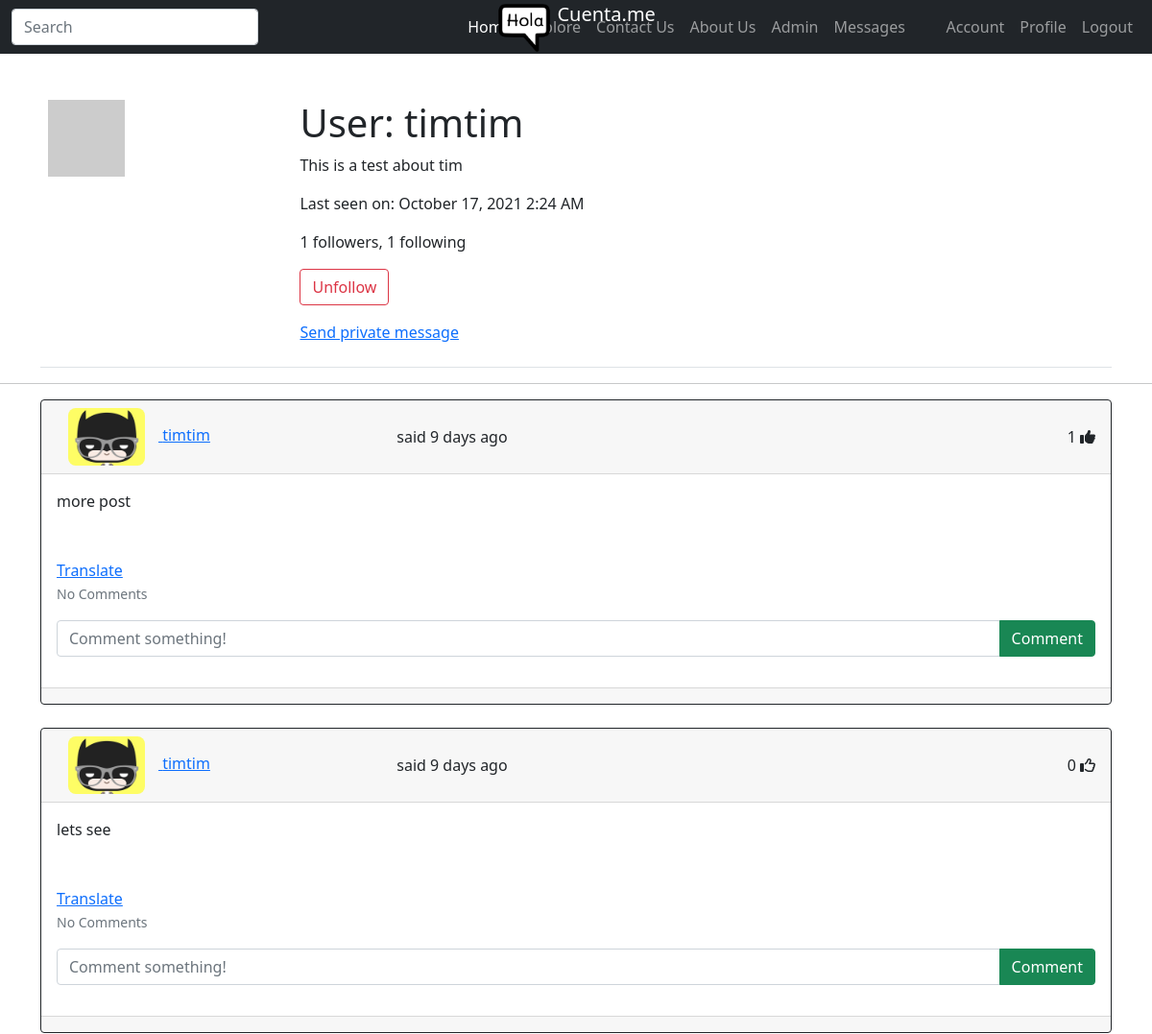
Before: /user/timtim (signed in, upper part) with the older database file.
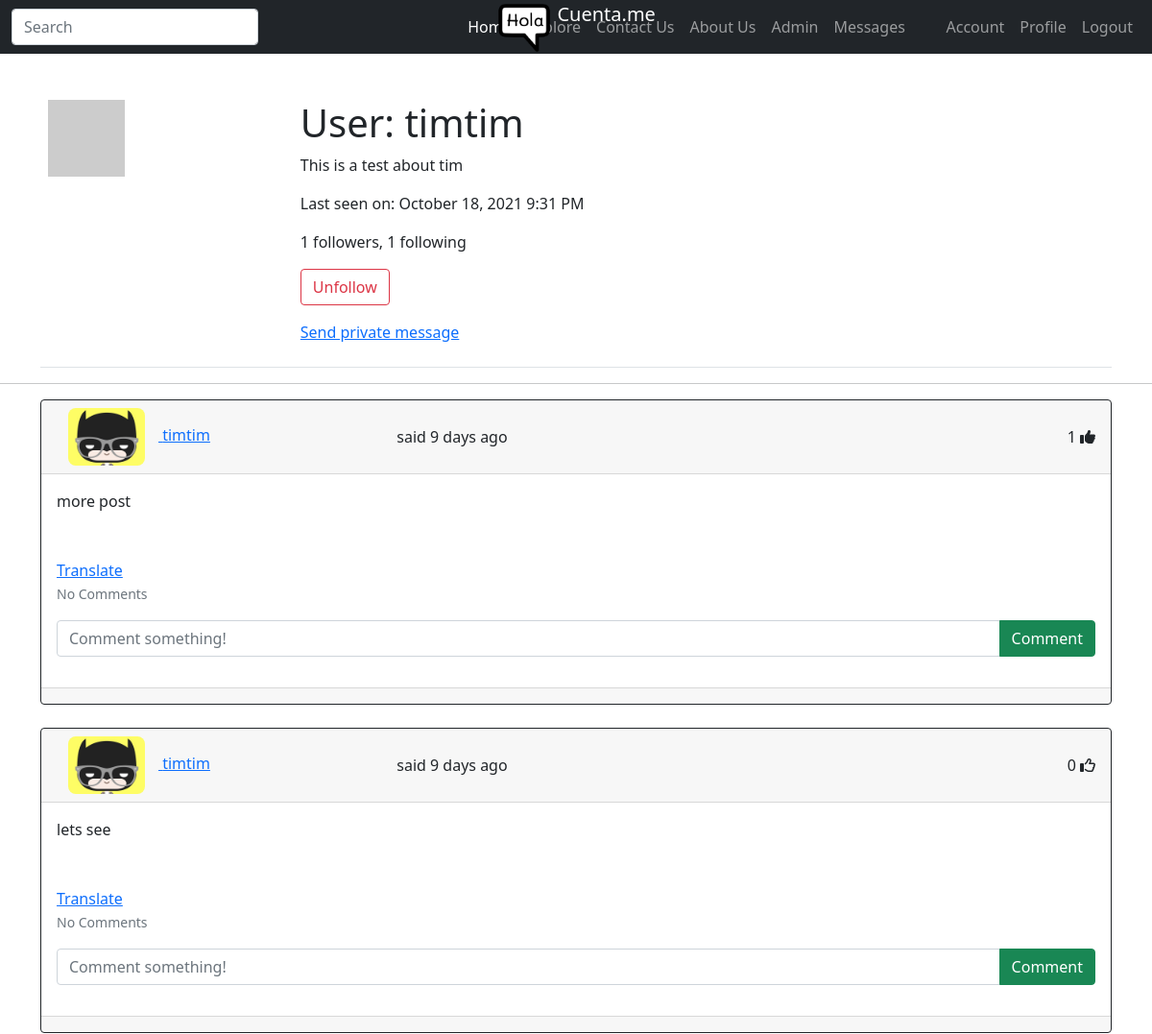
After: the same page with the newer database file.
### app/models.py (models this page shows, shortened)
class SearchableMixin(object):
    @classmethod
    def before_commit(cls, session):
        session._changes = {
            'add': list(session.new),
            'update': list(session.dirty),
            'delete': list(session.deleted)
        }
    @classmethod
    def after_commit(cls, session):
        for obj in session._changes['add']:
            if isinstance(obj, SearchableMixin):
                add_to_index(obj.__tablename__, obj)
        for obj in session._changes['update']:
            if isinstance(obj, SearchableMixin):
                add_to_index(obj.__tablename__, obj)
        for obj in session._changes['delete']:
            if isinstance(obj, SearchableMixin):
                remove_from_index(obj.__tablename__, obj)
        session._changes = None

class User(UserMixin, SearchableMixin, db.Model):
    __searchable__ = ['username']    # Added
    id = db.Column(db.Integer, primary_key=True)
    username = db.Column(db.String(64), index=True, unique=True)
    firstname = db.Column(db.String(20), unique=False, nullable = True)
    lastname = db.Column(db.String(20), unique=False, nullable = True)
    email = db.Column(db.String(120), index=True, unique=True)
    image_file = db.Column(db.String(120), nullable=False, default='default.jpg')
    date_created = db.Column(db.DateTime, default=datetime.utcnow)
    password_hash = db.Column(db.String(128))
    posts = db.relationship('Post', backref='author', lazy='dynamic')
    about_me = db.Column(db.String(140))
    last_seen = db.Column(db.DateTime, default=datetime.utcnow)
    followed = db.relationship(
        'User', secondary=followers,
        primaryjoin=(followers.c.follower_id == id),
        secondaryjoin=(followers.c.followed_id == id),
        backref=db.backref('followers', lazy='dynamic'), lazy='dynamic')
    messages_sent = db.relationship('Message',
                                    foreign_keys='Message.sender_id',
                                    backref='author', lazy='dynamic')
    messages_received = db.relationship('Message',
                                        foreign_keys='Message.recipient_id',
                                        backref='recipient', lazy='dynamic')
    last_message_read_time = db.Column(db.DateTime)
    notifications = db.relationship('Notification', backref='user',
                                    lazy='dynamic')
    comments = db.relationship('Comment', backref='user', passive_deletes=True)
    likes = db.relationship('Like', backref='user', passive_deletes=True)
    is_admin = db.Column(db.Boolean, default=False)
    def avatar(self, size):
        digest = md5(self.email.lower().encode('utf-8')).hexdigest()
        return 'https://www.gravatar.com/avatar/{}?d=identicon&s={}'.format(
            digest, size)
    def is_following(self, user):
        return self.followed.filter(
            followers.c.followed_id == user.id).count() > 0
    def new_messages(self):
        last_read_time = self.last_message_read_time or datetime(1900, 1, 1)
        return Message.query.filter_by(recipient=self).filter(
            Message.timestamp > last_read_time).count()

### app/routes.py (the view)
@app.route('/user/<username>')
@login_required
def user(username):
    user = User.query.filter_by(username=username).first_or_404()
    page = request.args.get('page', 1, type=int)
    posts = user.posts.order_by(Post.timestamp.desc()).paginate(page, app.config['POSTS_PER_PAGE'], False)
    next_url = url_for('user', username=user.username, page=posts.next_num) \
        if posts.has_next else None
    prev_url = url_for('user', username=user.username, page=posts.prev_num) \
        if posts.has_prev else None
    form = EmptyForm()
    image_url=url_for('static', filename='profile_pics/'+current_user.image_file)
    return render_template('user.html', user=user, posts=posts.items, next_url=next_url, prev_url=prev_url, form=form, image_url=image_url)

### app/forms.py
class SearchForm(FlaskForm):
    q = StringField(_l('Search'), validators=[DataRequired()])
    def __init__(self, *args, **kwargs):
        if 'formdata' not in kwargs:
            kwargs['formdata'] = request.args
        if 'csrf_enabled' not in kwargs:
            kwargs['csrf_enabled'] = False
        super(SearchForm, self).__init__(*args, **kwargs)

class EmptyForm(FlaskForm):
    submit = SubmitField('Submit')

### app/models.py (called while the page is built)
@login.user_loader
def load_user(id):
    return User.query.get(int(id))

### app/routes.py (called while the page is built)
@app.before_request
def before_request():
    if current_user.is_authenticated:
        current_user.last_seen = datetime.utcnow()
        db.session.commit()
        g.search_form = SearchForm()
    g.locale = str(get_locale())

### app/templates/user.html (shortened to what this page needs)
{% extends "base.html" %}
{% block content %}
    <div class="container">
    <table class="table table-hover">
        <tr valign="top">
            <td><img src="{{ user.avatar(200) }}"></td>
            <td>
                <h1>{{ _('User') }}: {{ user.username }}</h1>
                {% if user.about_me %}<p>{{ user.about_me }}</p>{% endif %}
                {% if user.last_seen %}<p>{{ _('Last seen on') }}: {{ moment(user.last_seen).format('LLL') }}</p>{% endif %}
                <p>{{ _('%(count)d followers', count=user.followers.count()) }}, {{ _('%(count)d following', count=user.followed.count()) }}</p>
                {% if user == current_user %}
                <p><a href="{{ url_for('edit_profile') }}">{{ _('Edit your profile') }}</a></p>
                {% else %}
                <p>
                    <form action="{{ url_for('unfollow', username=user.username) }}" method="post">
                        {{ form.submit(value=_('Unfollow'), class="btn btn-outline-danger") }}
                    </form>
                </p>
                {% endif %}
                {% if user != current_user %}
                <p>
                    <a href="{{ url_for('send_message',
                                        recipient=user.username) }}">
                        {{ _('Send private message') }}
                    </a>
                </p>
                {% endif %}
            </td>
        </tr>
    </table>
    </div>
    <hr>
    {% for post in posts %}
        {% include '_post.html' %}
    {% endfor %}
  {% endblock %}

Changed rows visible on the page:
changed User "timtim": last_seen "October 17, 2021 2:24 AM" → "October 18, 2021 9:31 PM"
